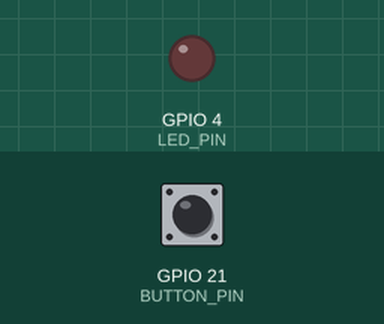
Recording of a sketch running on a simulated ESP32. Shown: output pins drawn as LEDs (lit = HIGH). The test bench sets the inputs (shaded band); at power-on: GPIO 21 (BUTTON_PIN) HIGH.

Above: at 1.2 s.
1.3 s: GPIO 21 (BUTTON_PIN) pulled LOW for 0.15 s
At 2.3 s:
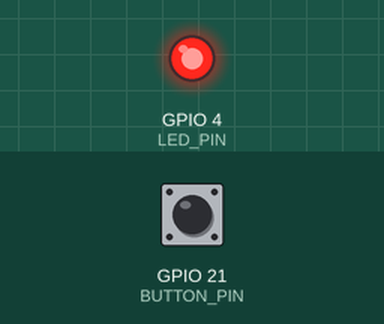
2.9 s: GPIO 21 (BUTTON_PIN) pulled LOW for 1 s
At 3.5 s:
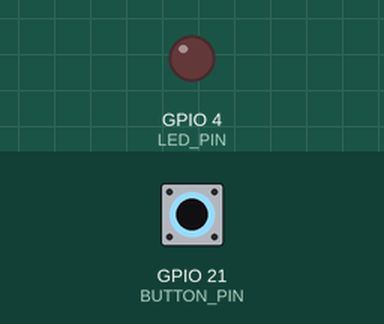
5.4 s: GPIO 21 (BUTTON_PIN) pulled LOW for 3.2 s
At 6.6 s:
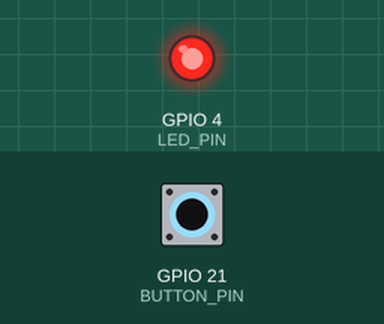
Timing chart, 0 to 8.4 s (numbered marks = the images above; inputs shaded):
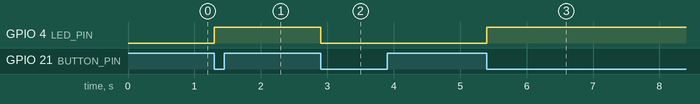

The sketch:

first_stepss.ino
```cpp
#include <Arduino.h>

#define BUTTON_PIN 21
int LED_PIN = 4;

int buttonState;
int lastButtonState = HIGH;
bool ledState = false;

void setup() {
  pinMode(BUTTON_PIN, INPUT_PULLUP);
  pinMode(LED_PIN, OUTPUT);
}

void loop() {
  buttonState = digitalRead(BUTTON_PIN);

  if (buttonState == LOW && lastButtonState == HIGH) {
    ledState = !ledState;
    digitalWrite(LED_PIN, ledState);
    delay(200);
  }

  lastButtonState = buttonState;
}
```

Measured:
- after the input at 1.3 s, GPIO 4 (LED_PIN): LOW → HIGH at once
- after the input at 2.9 s, GPIO 4 (LED_PIN): HIGH → LOW at once
- after the input at 5.4 s, GPIO 4 (LED_PIN): LOW → HIGH at once
